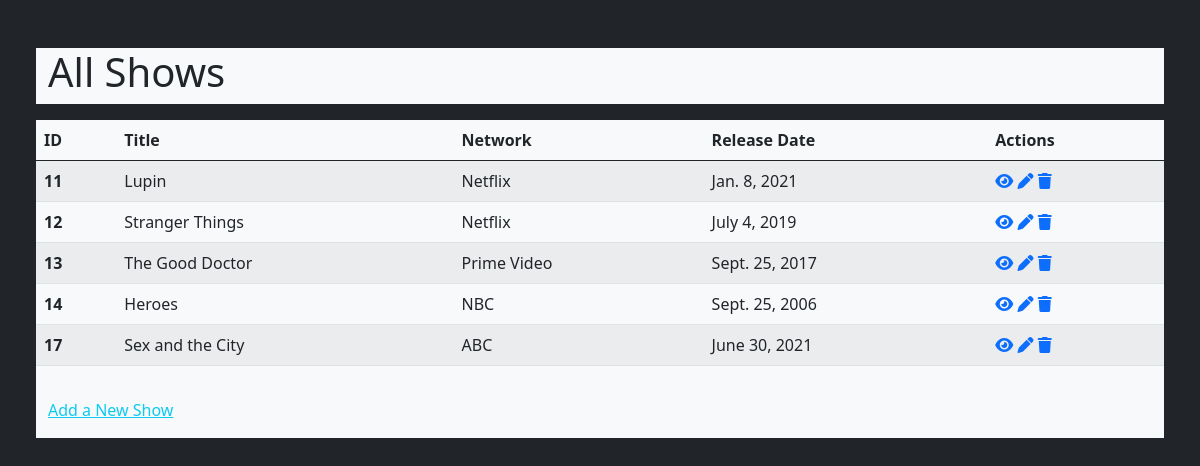
The app's page /shows/, older data.
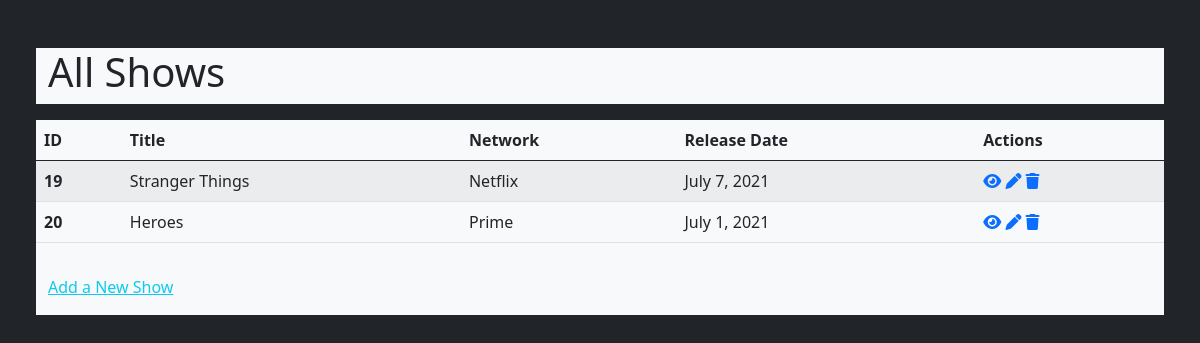
The same page, newer data.
### shows/models.py (models this page shows, shortened)
class Show(models.Model):
    title = models.CharField(max_length=255)
    description = models.TextField()
    release_date = models.DateField()
    network = models.ForeignKey(Network, related_name="shows", on_delete=models.CASCADE)
    created_at = models.DateTimeField(auto_now_add=True)
    updated_at = models.DateTimeField(auto_now=True)

class Network(models.Model):
    title = models.CharField(max_length=50)
    created_at = models.DateTimeField(auto_now_add=True)
    updated_at = models.DateTimeField(auto_now=True)

### shows/views.py (the view)
# urls.py: path('shows/', views.shows, name="my_shows"),
def shows(request):
    shows = Show.objects.all()
    context = {
        'all_shows': shows
    }
    return render(request, "shows.html", context)

### shows/templates/shows.html (shortened to what this page needs)
{% extends "base.html" %}
{% block heading_title %}
<div class="row">
    <h1>All Shows</h1>
</div>
{% endblock %}
{% block content %}
    {% if all_shows %}
        <div class="row mt-3 bg-light">
            <table class="table table-striped">
                <thead>
                    <tr>
                    <th scope="col">ID</th>
                    <th scope="col">Title</th>
                    <th scope="col">Network</th>
                    <th scope="col">Release Date</th>
                    <th scope="col">Actions</th>
                    </tr>
                </thead>
                <tbody>
                    {% for show in all_shows %}
                        <tr>
                        <th scope="row">{{ show.id }}</th>
                        <td>{{ show.title }}</td>
                        <td>{{ show.network.title }}</td>
                        <td>{{ show.release_date }}</td>
                        <td>
                            <a href="{% url 'my_view' show_id=show.id %}"><i class="fas fa-eye" title="View Show"></i></a>
                            <a href="{% url 'my_edit' show_id=show.id %}"><i class="fas fa-pen" title="Edit Show"></i></a>
                            <a href="{% url 'my_destroy' show_id=show.id %}"><i class="fas fa-trash" title="Delete Show"></i></a>
                        </td>
                        </tr>
                    {% endfor %}
                </tbody>
                </table>
                <a href="{% url 'my_new' %}" class="link-info mt-3 mb-3">Add a New Show</a>
        </div>
    {% endif %}
{% endblock %}

### shows/templates/base.html (shortened to what this page needs)
<!DOCTYPE html>
<html lang="en">
<head>
    <link href="https://cdn.jsdelivr.net/npm/bootstrap@5.0.0-beta3/dist/css/bootstrap.min.css" rel="stylesheet">
</head>
<body class="bg-dark">
    <div class="container-fluid p-5">
        <div class="row bg-light">
            {% block heading_title %}Título{% endblock %}
        </div>
        {% block content %}{% endblock %}
    </div>
</body>
</html>

Row changes from the older to the newer data that the page shows:
removed Show: id "11", title "Lupin", network "Netflix", release_date "Jan. 8, 2021"
removed Show: id "12", title "Stranger Things", network "Netflix", release_date "July 4, 2019"
removed Show: id "13", title "The Good Doctor", network "Prime Video", release_date "Sept. 25, 2017"
removed Show: id "14", title "Heroes", network "NBC", release_date "Sept. 25, 2006"
removed Show: id "17", title "Sex and the City", network "ABC", release_date "June 30, 2021"
added Show: id "19", title "Stranger Things", network "Netflix", release_date "July 7, 2021"
added Show: id "20", title "Heroes", network "Prime", release_date "July 1, 2021"
